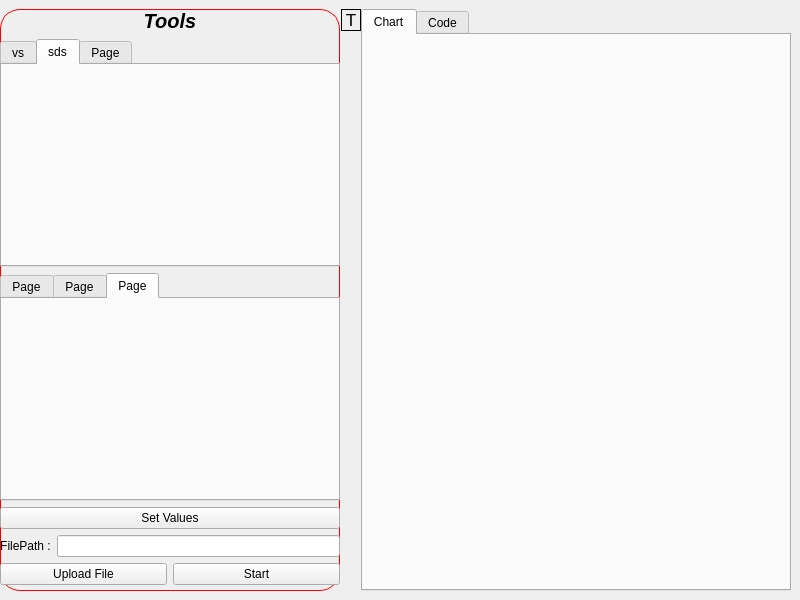
<?xml version="1.0" encoding="UTF-8"?>
<ui version="4.0">
 <class>MainWindow</class>
 <widget class="QMainWindow" name="MainWindow">
  <property name="geometry">
   <rect>
    <x>0</x>
    <y>0</y>
    <width>800</width>
    <height>600</height>
   </rect>
  </property>
  <property name="windowTitle">
   <string>MainWindow</string>
  </property>
  <property name="unifiedTitleAndToolBarOnMac">
   <bool>false</bool>
  </property>
  <widget class="QWidget" name="centralwidget">
   <layout class="QGridLayout" name="gridLayout">
    <property name="leftMargin">
     <number>0</number>
    </property>
    <property name="horizontalSpacing">
     <number>0</number>
    </property>
    <item row="0" column="0">
     <widget class="QSplitter" name="splitter">
      <property name="orientation">
       <enum>Qt::Horizontal</enum>
      </property>
      <property name="handleWidth">
       <number>1</number>
      </property>
      <property name="childrenCollapsible">
       <bool>false</bool>
      </property>
      <widget class="QWidget" name="menuSide" native="true">
       <property name="minimumSize">
        <size>
         <width>200</width>
         <height>0</height>
        </size>
       </property>
       <property name="maximumSize">
        <size>
         <width>340</width>
         <height>16777215</height>
        </size>
       </property>
       <property name="styleSheet">
        <string notr="true">#menuSide{
border: 1px solid red;
border-radius:20px;


}
</string>
       </property>
       <layout class="QFormLayout" name="formLayout">
        <item row="0" column="0" colspan="2">
         <layout class="QHBoxLayout" name="horizontalLayout_3">
          <item>
           <widget class="QLabel" name="label">
            <property name="minimumSize">
             <size>
              <width>0</width>
              <height>0</height>
             </size>
            </property>
            <property name="font">
             <font>
              <pointsize>15</pointsize>
              <italic>true</italic>
              <bold>true</bold>
             </font>
            </property>
            <property name="styleSheet">
             <string notr="true">border:none;</string>
            </property>
            <property name="text">
             <string>Tools</string>
            </property>
            <property name="alignment">
             <set>Qt::AlignCenter</set>
            </property>
           </widget>
          </item>
         </layout>
        </item>
        <item row="4" column="0">
         <widget class="QLabel" name="filePathLabel">
          <property name="minimumSize">
           <size>
            <width>20</width>
            <height>0</height>
           </size>
          </property>
          <property name="tabletTracking">
           <bool>false</bool>
          </property>
          <property name="frameShape">
           <enum>QFrame::NoFrame</enum>
          </property>
          <property name="text">
           <string>FilePath :</string>
          </property>
          <property name="scaledContents">
           <bool>false</bool>
          </property>
          <property name="alignment">
           <set>Qt::AlignCenter</set>
          </property>
         </widget>
        </item>
        <item row="4" column="1">
         <widget class="QLineEdit" name="pathEdit"/>
        </item>
        <item row="6" column="0">
         <layout class="QHBoxLayout" name="horizontalLayout"/>
        </item>
        <item row="2" column="0" colspan="2">
         <widget class="QTabWidget" name="tabWidget_3">
          <property name="accessibleName">
           <string/>
          </property>
          <property name="tabShape">
           <enum>QTabWidget::Rounded</enum>
          </property>
          <property name="currentIndex">
           <number>2</number>
          </property>
          <property name="elideMode">
           <enum>Qt::ElideNone</enum>
          </property>
          <widget class="QWidget" name="Tab_7">
           <attribute name="title">
            <string>Page</string>
           </attribute>
           <layout class="QFormLayout" name="formLayout_9">
            <item row="0" column="0">
             <widget class="QLabel" name="value1Label_3">
              <property name="text">
               <string>value1:</string>
              </property>
             </widget>
            </item>
            <item row="0" column="1">
             <widget class="QDoubleSpinBox" name="value1DoubleSpinBox_9">
              <property name="decimals">
               <number>5</number>
              </property>
              <property name="maximum">
               <double>10000.000000000000000</double>
              </property>
             </widget>
            </item>
            <item row="1" column="0">
             <widget class="QLabel" name="value2Label_7">
              <property name="text">
               <string>value2:</string>
              </property>
             </widget>
            </item>
            <item row="1" column="1">
             <widget class="QDoubleSpinBox" name="value1DoubleSpinBox_10">
              <property name="decimals">
               <number>5</number>
              </property>
              <property name="maximum">
               <double>10000.000000000000000</double>
              </property>
             </widget>
            </item>
            <item row="2" column="0">
             <widget class="QLabel" name="value2Label_8">
              <property name="text">
               <string>value2:</string>
              </property>
             </widget>
            </item>
            <item row="2" column="1">
             <widget class="QDoubleSpinBox" name="value1DoubleSpinBox_11">
              <property name="decimals">
               <number>5</number>
              </property>
              <property name="maximum">
               <double>10000.000000000000000</double>
              </property>
             </widget>
            </item>
            <item row="3" column="0">
             <widget class="QLabel" name="value2Label_9">
              <property name="text">
               <string>value2:</string>
              </property>
             </widget>
            </item>
            <item row="3" column="1">
             <widget class="QDoubleSpinBox" name="value1DoubleSpinBox_12">
              <property name="decimals">
               <number>5</number>
              </property>
              <property name="maximum">
               <double>10000.000000000000000</double>
              </property>
             </widget>
            </item>
           </layout>
          </widget>
          <widget class="QWidget" name="Tab_8">
           <property name="autoFillBackground">
            <bool>false</bool>
           </property>
           <attribute name="title">
            <string>Page</string>
           </attribute>
           <layout class="QFormLayout" name="formLayout_10"/>
          </widget>
          <widget class="QWidget" name="Tab_9">
           <attribute name="title">
            <string>Page</string>
           </attribute>
           <layout class="QFormLayout" name="formLayout_11"/>
          </widget>
         </widget>
        </item>
        <item row="5" column="0" colspan="2">
         <layout class="QHBoxLayout" name="horizontalLayout_2">
          <item>
           <widget class="QPushButton" name="browserFile">
            <property name="text">
             <string>Upload File</string>
            </property>
           </widget>
          </item>
          <item>
           <widget class="QPushButton" name="pushButton_2">
            <property name="text">
             <string>Start</string>
            </property>
           </widget>
          </item>
         </layout>
        </item>
        <item row="3" column="0" colspan="2">
         <widget class="QPushButton" name="pushButton">
          <property name="text">
           <string>Set Values</string>
          </property>
         </widget>
        </item>
        <item row="1" column="0" colspan="2">
         <widget class="QTabWidget" name="tabWidget_2">
          <property name="accessibleName">
           <string/>
          </property>
          <property name="tabShape">
           <enum>QTabWidget::Rounded</enum>
          </property>
          <property name="currentIndex">
           <number>1</number>
          </property>
          <property name="elideMode">
           <enum>Qt::ElideNone</enum>
          </property>
          <widget class="QWidget" name="Tab_1">
           <attribute name="title">
            <string>vs</string>
           </attribute>
           <layout class="QFormLayout" name="formLayout_3">
            <item row="0" column="0">
             <widget class="QLabel" name="value1Label">
              <property name="text">
               <string>value1:</string>
              </property>
             </widget>
            </item>
            <item row="0" column="1">
             <widget class="QDoubleSpinBox" name="value1DoubleSpinBox">
              <property name="decimals">
               <number>5</number>
              </property>
              <property name="maximum">
               <double>10000.000000000000000</double>
              </property>
             </widget>
            </item>
            <item row="1" column="0">
             <widget class="QLabel" name="value2Label">
              <property name="text">
               <string>value2:</string>
              </property>
             </widget>
            </item>
            <item row="1" column="1">
             <widget class="QDoubleSpinBox" name="value1DoubleSpinBox_2">
              <property name="decimals">
               <number>5</number>
              </property>
              <property name="maximum">
               <double>10000.000000000000000</double>
              </property>
             </widget>
            </item>
            <item row="2" column="0">
             <widget class="QLabel" name="value2Label_3">
              <property name="text">
               <string>value2:</string>
              </property>
             </widget>
            </item>
            <item row="2" column="1">
             <widget class="QDoubleSpinBox" name="value1DoubleSpinBox_4">
              <property name="decimals">
               <number>5</number>
              </property>
              <property name="maximum">
               <double>10000.000000000000000</double>
              </property>
             </widget>
            </item>
            <item row="3" column="0">
             <widget class="QLabel" name="value2Label_2">
              <property name="text">
               <string>value2:</string>
              </property>
             </widget>
            </item>
            <item row="3" column="1">
             <widget class="QDoubleSpinBox" name="value1DoubleSpinBox_3">
              <property name="decimals">
               <number>5</number>
              </property>
              <property name="maximum">
               <double>10000.000000000000000</double>
              </property>
             </widget>
            </item>
           </layout>
          </widget>
          <widget class="QWidget" name="Tab_2">
           <property name="autoFillBackground">
            <bool>false</bool>
           </property>
           <attribute name="title">
            <string>sds</string>
           </attribute>
           <layout class="QFormLayout" name="formLayout_4"/>
          </widget>
          <widget class="QWidget" name="Tab_3">
           <attribute name="title">
            <string>Page</string>
           </attribute>
           <layout class="QFormLayout" name="formLayout_6"/>
          </widget>
         </widget>
        </item>
       </layout>
       <zorder>tabWidget_2</zorder>
       <zorder>label</zorder>
       <zorder>pathEdit</zorder>
       <zorder>filePathLabel</zorder>
       <zorder>tabWidget_3</zorder>
       <zorder>pushButton_2</zorder>
       <zorder>pushButton</zorder>
       <zorder>browserFile</zorder>
       <zorder>pushButton_3</zorder>
      </widget>
      <widget class="QWidget" name="showSide" native="true">
       <layout class="QFormLayout" name="formLayout_2">
        <property name="horizontalSpacing">
         <number>0</number>
        </property>
        <property name="verticalSpacing">
         <number>0</number>
        </property>
        <property name="leftMargin">
         <number>0</number>
        </property>
        <property name="topMargin">
         <number>0</number>
        </property>
        <property name="rightMargin">
         <number>0</number>
        </property>
        <property name="bottomMargin">
         <number>0</number>
        </property>
        <item row="0" column="1">
         <widget class="QTabWidget" name="tabWidget">
          <property name="currentIndex">
           <number>0</number>
          </property>
          <widget class="QWidget" name="tab_4">
           <attribute name="title">
            <string>Chart</string>
           </attribute>
          </widget>
          <widget class="QWidget" name="CodeTab">
           <attribute name="title">
            <string>Code</string>
           </attribute>
          </widget>
         </widget>
        </item>
        <item row="0" column="0">
         <layout class="QVBoxLayout" name="verticalLayout">
          <property name="spacing">
           <number>0</number>
          </property>
          <property name="sizeConstraint">
           <enum>QLayout::SetNoConstraint</enum>
          </property>
          <property name="leftMargin">
           <number>0</number>
          </property>
          <property name="topMargin">
           <number>0</number>
          </property>
          <item>
           <widget class="QPushButton" name="menuShow">
            <property name="font">
             <font>
              <pointsize>13</pointsize>
             </font>
            </property>
            <property name="cursor">
             <cursorShape>PointingHandCursor</cursorShape>
            </property>
            <property name="autoFillBackground">
             <bool>false</bool>
            </property>
            <property name="styleSheet">
             <string notr="true">border-radius:50px 50px; border:1px solid black;

</string>
            </property>
            <property name="text">
             <string>T</string>
            </property>
            <property name="checkable">
             <bool>true</bool>
            </property>
            <property name="checked">
             <bool>true</bool>
            </property>
            <property name="flat">
             <bool>false</bool>
            </property>
           </widget>
          </item>
          <item>
           <spacer name="verticalSpacer">
            <property name="orientation">
             <enum>Qt::Vertical</enum>
            </property>
            <property name="sizeHint" stdset="0">
             <size>
              <width>20</width>
              <height>40</height>
             </size>
            </property>
           </spacer>
          </item>
         </layout>
        </item>
       </layout>
      </widget>
     </widget>
    </item>
   </layout>
  </widget>
 </widget>
 <resources/>
 <connections>
  <connection>
   <sender>menuShow</sender>
   <signal>toggled(bool)</signal>
   <receiver>menuSide</receiver>
   <slot>setHidden(bool)</slot>
   <hints>
    <hint type="sourcelabel">
     <x>387</x>
     <y>18</y>
    </hint>
    <hint type="destinationlabel">
     <x>358</x>
     <y>11</y>
    </hint>
   </hints>
  </connection>
  <connection>
   <sender>menuShow</sender>
   <signal>toggled(bool)</signal>
   <receiver>menuSide</receiver>
   <slot>setVisible(bool)</slot>
   <hints>
    <hint type="sourcelabel">
     <x>385</x>
     <y>22</y>
    </hint>
    <hint type="destinationlabel">
     <x>370</x>
     <y>44</y>
    </hint>
   </hints>
  </connection>
 </connections>
</ui>
